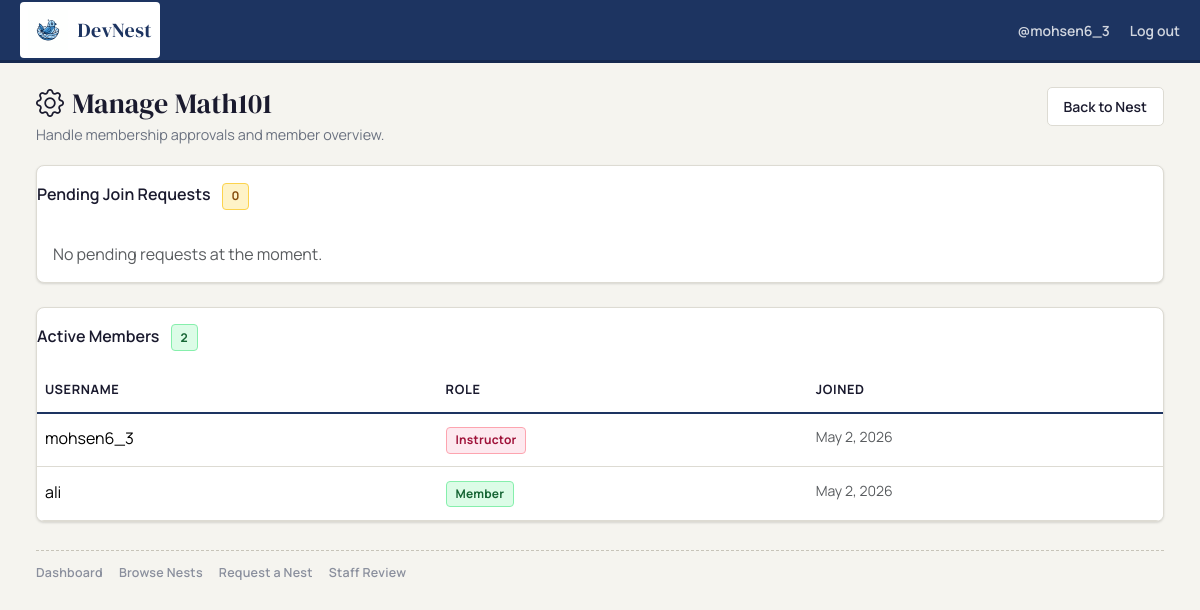
/nests/2/manage/ (signed in), run on an earlier commit of the app's database.
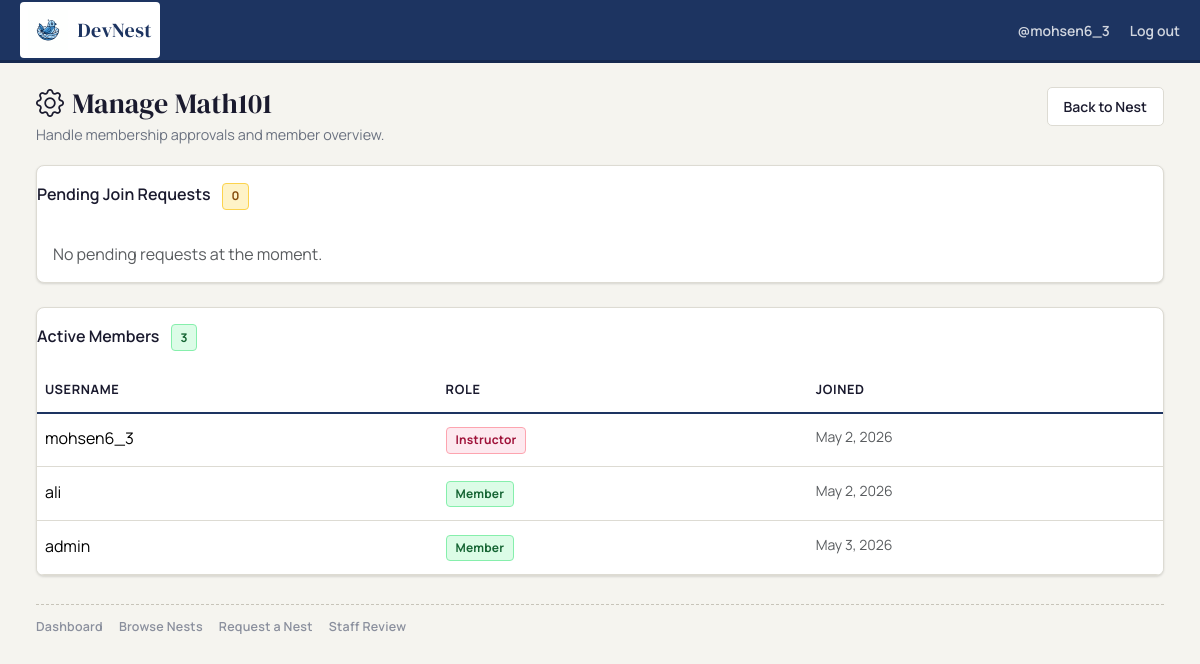
And on a later commit of the database.
### nests/models.py (models this page shows, shortened)
class NestMembership(models.Model):
    class Role(models.TextChoices):
        INSTRUCTOR = 'instructor', 'Instructor'
        ASSISTANT  = 'assistant',  'Assistant'
        MEMBER     = 'member',     'Member'
    class Status(models.TextChoices):
        PENDING  = 'pending',  'Pending'
        ACTIVE   = 'active',   'Active'
        REJECTED = 'rejected', 'Rejected'
    nest      = models.ForeignKey(Nest, on_delete=models.CASCADE, related_name='memberships')
    user      = models.ForeignKey(settings.AUTH_USER_MODEL, on_delete=models.CASCADE, related_name='nest_memberships')
    role      = models.CharField(max_length=20, choices=Role.choices, default=Role.MEMBER)
    status    = models.CharField(max_length=20, choices=Status.choices, default=Status.PENDING)
    joined_at = models.DateTimeField(auto_now_add=True)
    class Meta:
        constraints = [
            models.UniqueConstraint(fields=['nest', 'user'], name='unique_nest_membership')
        ]
        ordering = ['nest', 'joined_at']

### nests/views.py (the view, shortened to what this page needs)
# urls.py: path('<int:nest_id>/manage/', views.manage_nest_view,       name='manage_nest'),
def manage_nest_view(request: HttpRequest, nest_id: int):
    if not request.user.is_authenticated:
        return _require_auth(request, 'You must be signed in and be a nest-staff member to manage a nest.')
    nest = get_object_or_404(Nest, pk=nest_id, status=Nest.Status.APPROVED)
    if not (nest.is_nest_staff(request.user) or nest.is_site_staff(request.user)):
        return _require_auth(request, 'You must be a nest-staff member (instructor or assistant) to manage this nest.')
    pending_requests = nest.memberships.filter(status=NestMembership.Status.PENDING)
    active_members   = nest.memberships.filter(status=NestMembership.Status.ACTIVE)
    return render(request, 'nests/manage_nest.html', {
        'nest': nest,
        'pending_requests': pending_requests,
        'active_members': active_members,
    })

### nests/models.py (called while the page is built)
    def membership_for(self, user):
        if not getattr(user, 'is_authenticated', False):
            return None
        return self.memberships.filter(user=user, status=NestMembership.Status.ACTIVE).first()

    def is_nest_staff(self, user):
        m = self.membership_for(user)
        return m is not None and m.role in (NestMembership.Role.INSTRUCTOR, NestMembership.Role.ASSISTANT)

### nests/templates/nests/manage_nest.html (shortened to what this page needs)
{% extends "nests/base.html" %}
{% block content %}
<div class="nest-page-head">
    <div>
        <h2 class="nest-page-title"><i class="bi bi-gear me-2"></i>Manage {{ nest.name }}</h2>
        <p class="nest-page-subtitle">Handle membership approvals and member overview.</p>
    </div>
    <a href="{% url 'nests:nest_detail' nest_id=nest.pk %}" class="nest-btn-soft">Back to Nest</a>
</div>
<div class="nest-surface mb-4 overflow-hidden">
    <div class="card-header fw-semibold bg-transparent border-0 py-3">
        Pending Join Requests
        <span class="nest-chip nest-chip-pending ms-2">{{ pending_requests|length }}</span>
    </div>
    <div class="card-body p-0">
        {% if pending_requests %}
        <table class="table table-hover mb-0 nest-table">
            <thead>
                <tr>
                    <th>Username</th>
                    <th>Requested</th>
                    <th class="text-end">Actions</th>
                </tr>
            </thead>
            <tbody>
                {% for m in pending_requests %}
                <tr>
                    <td class="align-middle">{{ m.user.username }}</td>
                    <td class="align-middle text-muted small">{{ m.joined_at|date:"N j, Y" }}</td>
                    <td class="text-end">
                        <form method="post" class="d-inline">
                            {% csrf_token %}
                            <input type="hidden" name="membership_id" value="{{ m.pk }}">
                            <button name="action" value="approve" class="nest-btn-main btn-sm me-1">
                                <i class="bi bi-check-lg"></i> Approve
                            </button>
                            <button name="action" value="reject" class="btn btn-sm btn-outline-danger rounded-3">
                                <i class="bi bi-x-lg"></i> Reject
                            </button>
                        </form>
                    </td>
                </tr>
                {% endfor %}
            </tbody>
        </table>
        {% else %}
        <p class="text-muted p-3 mb-0">No pending requests at the moment.</p>
        {% endif %}
    </div>
</div>
<div class="nest-surface overflow-hidden">
    <div class="card-header fw-semibold bg-transparent border-0 py-3">
        Active Members
        <span class="nest-chip nest-chip-approved ms-2">{{ active_members|length }}</span>
    </div>
    <div class="card-body p-0">
        {% if active_members %}
        <table class="table table-hover mb-0 nest-table">
            <thead>
                <tr>
                    <th>Username</th>
                    <th>Role</th>
                    <th>Joined</th>
                </tr>
            </thead>
            <tbody>
                {% for m in active_members %}
                <tr>
                    <td>{{ m.user.username }}</td>
                    <td>
                        <span class="nest-chip {% if m.role == 'instructor' %}nest-chip-rejected{% elif m.role == 'assistant' %}nest-chip-pending{% else %}nest-chip-approved{% endif %}">
                            {{ m.get_role_display }}
                        </span>
                    </td>
                    <td class="text-muted small">{{ m.joined_at|date:"N j, Y" }}</td>
                </tr>
                {% endfor %}
            </tbody>
        </table>
        {% else %}
        <p class="text-muted p-3 mb-0">No active members yet.</p>
        {% endif %}
    </div>
</div>
{% endblock %}

What changed in the data, as far as the page shows it:
added NestMembership: user.username "admin", role "Member", joined_at "May 3, 2026"
Also different on the page:
{{ active_members|length }}: "2" → "3"
